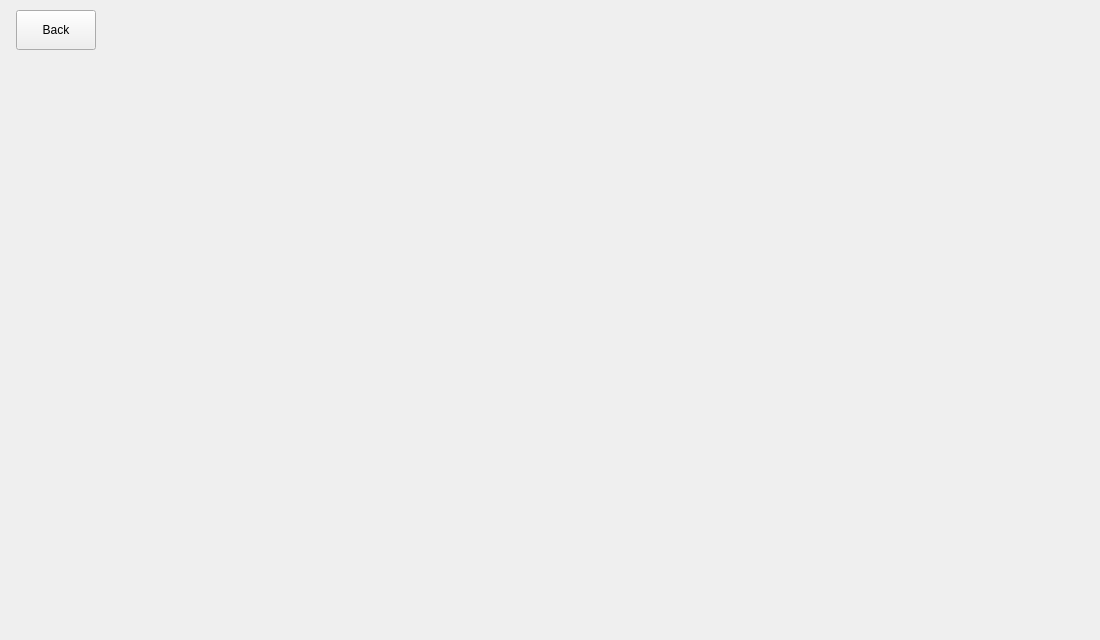
<?xml version="1.0" encoding="UTF-8"?>
<ui version="4.0">
 <class>VetMainWidget</class>
 <widget class="QWidget" name="VetMainWidget">
  <property name="geometry">
   <rect>
    <x>0</x>
    <y>0</y>
    <width>1100</width>
    <height>640</height>
   </rect>
  </property>
  <layout class="QVBoxLayout" name="rootLayout">
   <property name="spacing">
    <number>0</number>
   </property>
   <property name="leftMargin">
    <number>0</number>
   </property>
   <property name="topMargin">
    <number>0</number>
   </property>
   <property name="rightMargin">
    <number>0</number>
   </property>
   <property name="bottomMargin">
    <number>0</number>
   </property>
   <item>
    <widget class="QFrame" name="topBar">
     <property name="frameShape">
      <enum>QFrame::Shape::NoFrame</enum>
     </property>
     <layout class="QHBoxLayout" name="topBarLayout">
      <property name="spacing">
       <number>12</number>
      </property>
      <property name="leftMargin">
       <number>16</number>
      </property>
      <property name="topMargin">
       <number>10</number>
      </property>
      <property name="rightMargin">
       <number>16</number>
      </property>
      <property name="bottomMargin">
       <number>10</number>
      </property>
      <item>
       <widget class="QPushButton" name="backButton">
        <property name="minimumSize">
         <size>
          <width>0</width>
          <height>40</height>
         </size>
        </property>
        <property name="cursor">
         <cursorShape>PointingHandCursor</cursorShape>
        </property>
        <property name="text">
         <string>Back</string>
        </property>
        <property name="iconName" stdset="0">
         <string notr="true">arrow-left</string>
        </property>
       </widget>
      </item>
      <item>
       <spacer name="topSpacer">
        <property name="orientation">
         <enum>Qt::Orientation::Horizontal</enum>
        </property>
        <property name="sizeHint" stdset="0">
         <size>
          <width>40</width>
          <height>20</height>
         </size>
        </property>
       </spacer>
      </item>
     </layout>
    </widget>
   </item>
   <item>
    <widget class="QStackedWidget" name="pageStack">
     <property name="sizePolicy">
      <sizepolicy hsizetype="Expanding" vsizetype="Expanding">
       <horstretch>0</horstretch>
       <verstretch>1</verstretch>
      </sizepolicy>
     </property>
    </widget>
   </item>
  </layout>
 </widget>
 <resources/>
 <connections/>
</ui>
